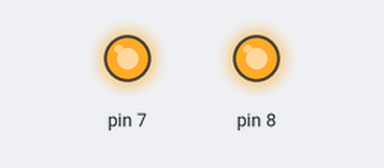
A sketch run on a simulated Arduino Uno, built with avr-gcc and run on an emulated ATmega328P. Shown: output pins drawn as LEDs (lit = HIGH).

Above: at 0.1 s.
Timing chart, 0 to 1.6 s (numbered marks = the images above):
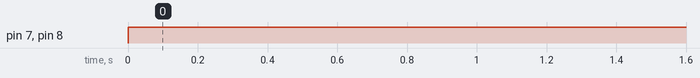

Measured:
- by itself, pin 7, pin 8: LOW → HIGH at 0.00 s

The sketch:

BJT_Motor.ino.ino
```cpp
void setup() {
  pinMode(7, OUTPUT);
  pinMode(8, OUTPUT);
}

void loop() {
  analogWrite(7, 128);
  analogWrite(8, 128);
}
```
